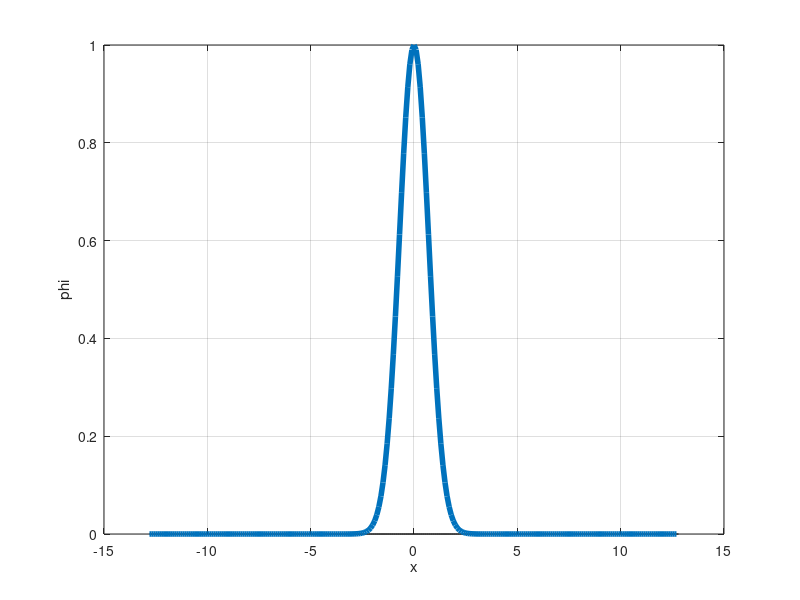
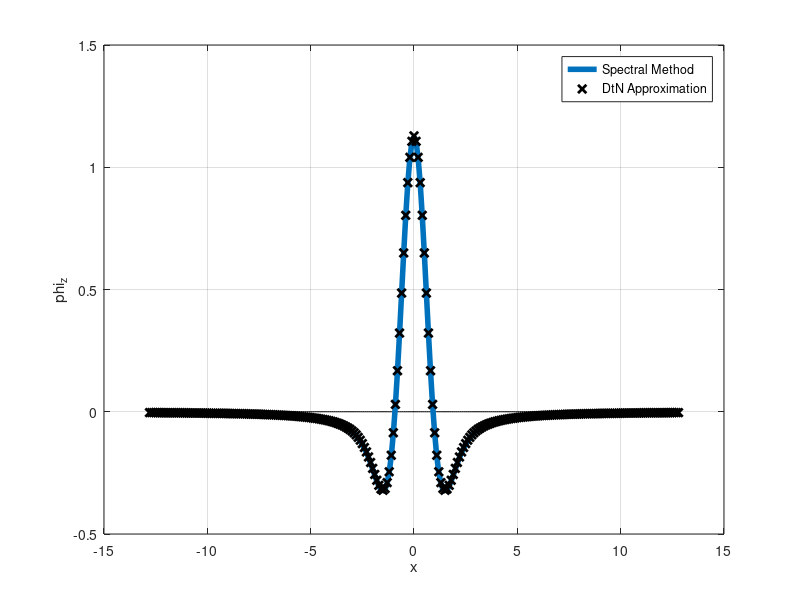
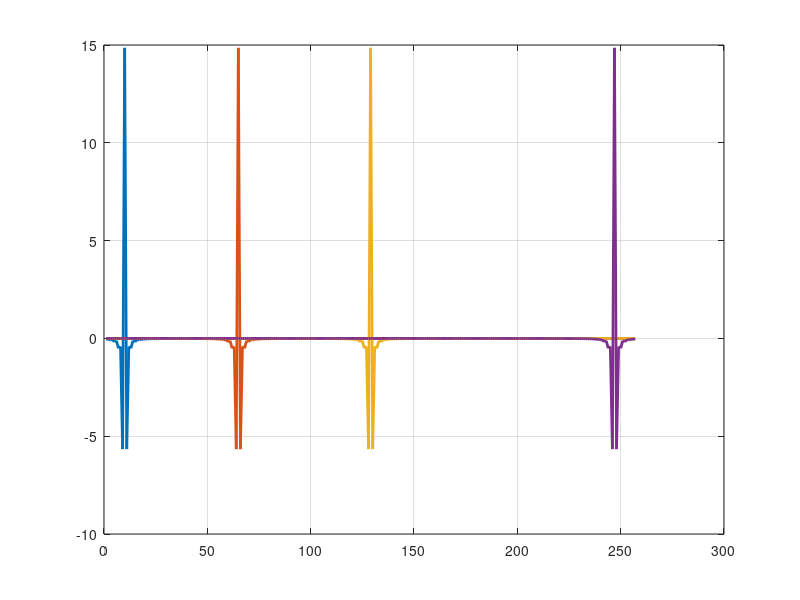

MATLAB code to generate these figures, in order:
% ====== DtNmatrix.m ======

close all        % Close all open figure windows (to avoid clutter)
clear            % Delete all variables from memory (fresh start)
clc              % Clear the command window (clean screen)

% ====== PARAMETERS ======

dx = 0.1;        
% Distance between grid points

m = 2^8;         
% Number of intervals (256)
% Total number of grid points will be m + 1 = 257
% The paper chose m = 256 as a practical benchmark resolution for the Gaussian DtN validation case, likely because it gives the reported accuracy in Table 4.1 and works neatly with the FFT reference.

% ====== BUILD "line" VECTOR ====== 
% This part initiates calculation (coefficients) for equation (4.46)

line = zeros(1, m+1);
% Create a row vector of size (1 x m+1), filled with zeros
% This vector will store weights used to build the DtN matrix

% ----- Near-singularity contribution (special handling) -----

% ϕ_0 from P1 and L
line(1) = 1 + 11/3; 
% ϕ_1 from L
line(2) = -16/9;
% ϕ_2 from L
line(3) = -1/18;
% These values correspond to the near-singular part: L + P1

% These values come from a special approximation near a "singular point" (where the math formula would otherwise blow up)
% They stabilize the method

% ====== FAR-FIELD CONTRIBUTIONS ======

for nn = 3:2:m
    % Loop over odd numbers: 3, 5, 7, ..., m because  those are the panel centers for Simpson-rule intervals of width 2Δx
    % This matches how the numerical integration is constructed because we use 2*delta_x as the interval

    % ---- Compute weights for three nearby points ---- 

    an = - nn/(nn - 1) + (nn + 1/2)*log((nn + 1)/(nn - 1)) - 1;
    % Weight for the "left" neighbor (f_(-1)) 

    bn = -2*nn*log((nn + 1)/(nn - 1)) + 4;
    % Weight for the "center" point (f_(0))

    cn = - nn/(nn + 1) + (nn - 1/2)*log((nn + 1)/(nn - 1)) - 1;
    % Weight for the "right" neighbor (f_1)

    % ---- Add these weights into the vector ----

    line(nn)   = line(nn)   + an;
    line(nn+1) = line(nn+1) + bn;
    line(nn+2) = line(nn+2) + cn;

    % Each group of 3 points contributes to the final operator
end

% The loop is accumulating coefficients for the far-field contribution for P2

% ====== NORMALIZATION ======

line = line / (pi * dx);
% Scale the entire vector by (π * dx)
% This comes from the mathematical formula of the integral
% Global scaling

% OVERALL THIS IS EQUATION (4.46)

% ====== BUILD MATRIX N ======

N = zeros(m+1, m+1);
% Create a square matrix (size: (m+1) x (m+1))
% This matrix will represent the DtN operator

for ii = 1:m+1

    % Extract part of the vector and flip it (mirror it)
    left_part = fliplr(line(2:ii));
    % fliplr = flip left-to-right
    % This creates the "left side" of the row
    % Shift weight to each point

    % Extract the remaining part for the right side
    right_part = line(1 : m - ii + 2);

    % Combine both parts into one full row
    N(ii, :) = [left_part, right_part];

    % Idea:
    % Each row is just a shifted version of the same pattern
    % This happens because the physics is the same everywhere (translation symmetry)
end

% ====== CREATE TEST FUNCTION ======

x = dx * (-m/2 : m/2)';
% Create grid points from -m/2 to m/2, then scale by dx
% The ' makes it a column vector

% Gaussian function
phi = exp(-x.^2);
% Define a Gaussian function: phi(x) = e^(-x^2)
% .^2 means square each element individually

% ====== APPLY DtN OPERATOR ======

phiz = N * phi;
% Multiply matrix N with vector phi
% This gives an approximation of phi_z (derivative in z-direction)

% ====== SPECTRAL METHOD (REFERENCE SOLUTION) ======

phiSpec = phi(1:end-1);
% Remove last element to match FFT size

dkx = 2*pi/(m*dx);
% Frequency spacing in Fourier space

kx = [0:m/2 -m/2+1:-1]' * dkx;
% Construct frequency vector (Fourier modes)

phizSpec = real(ifft(abs(kx) .* fft(phiSpec)));
% Steps:
% 1. fft(phiSpec): convert to frequency domain
% 2. multiply by |k| (this is DtN in Fourier space)
% 3. ifft: convert back to real space
% 4. real: remove tiny imaginary numerical noise

scriptDir = fileparts(mfilename('fullpath'));
repoDir = fileparts(scriptDir);
outputDir = fullfile(repoDir, 'results', 'figures');
if ~exist(outputDir, 'dir')
    mkdir(outputDir);
end

% ====== PLOT 1: ORIGINAL FUNCTION ======

fig1 = figure('Visible', 'off');
plot(x, zeros(size(x)), 'k')   % Draw horizontal axis (y=0)
hold on

plot(x(1:end-1), phiSpec, 'LineWidth', 4)
% Plot Gaussian

grid on
xlabel('x')
ylabel('phi')
exportgraphics(fig1, fullfile(outputDir, 'matlab_dtn_original_function.png'))

% ====== PLOT 2: COMPARISON ======

fig2 = figure('Visible', 'off');
plot(x, zeros(size(x)), 'k')
hold on

a = plot(x(1:end-1), phizSpec, 'LineWidth', 4);
% Spectral (reference solution)

b = plot(x, phiz, 'xk', 'MarkerSize', 6, 'LineWidth', 2);
% DtN approximation (our method)

legend([a, b], 'Spectral Method', 'DtN Approximation')

grid on
xlabel('x')
ylabel('phi_z')
exportgraphics(fig2, fullfile(outputDir, 'matlab_dtn_comparison.png'))

% ====== PLOT 3: MATRIX STRUCTURE ======

fig3 = figure('Visible', 'off');
plot(N(10, :), 'LineWidth', 2)
hold on

plot(N(ceil((m+1)/4), :), 'LineWidth', 2)
plot(N(ceil((m+1)/2), :), 'LineWidth', 2)
plot(N(end-10, :), 'LineWidth', 2)

grid on
exportgraphics(fig3, fullfile(outputDir, 'matlab_dtn_matrix_structure.png'))

% This shows different rows of N
% You will see they look similar but shifted
